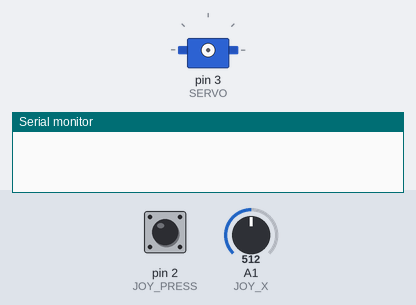
The sketch below on a simulated Arduino Uno, built with avr-gcc and run on an emulated ATmega328P. On the bench: servo, the last lines printed to the serial monitor. The test bench sets the inputs (shaded band); at power-on: pin 2 (JOY_PRESS) HIGH, A1 (JOY_X) = 512.

Above: at 1.2 s.
1.3 s: pin 2 (JOY_PRESS) pulled LOW for 0.15 s
2.9 s: A1 (JOY_X) set to 591
4.4 s: A1 (JOY_X) set to 614
At 4.85 s:
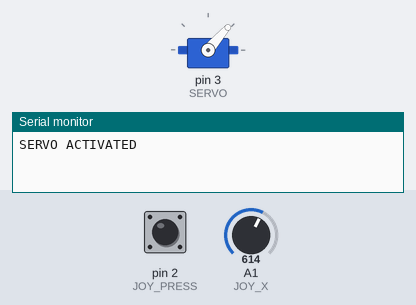
At 5.9 s:
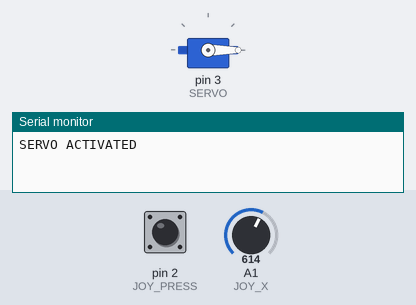
6.8 s: pin 2 (JOY_PRESS) pulled LOW for 1 s
9.3 s: pin 2 (JOY_PRESS) pulled LOW for 3.2 s
At 12.6 s:
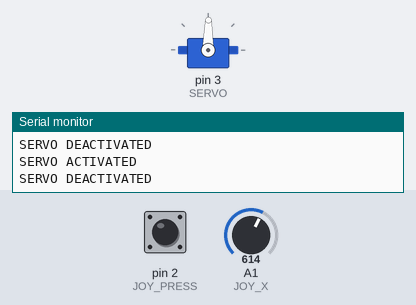
Timing chart, 0 to 14.1 s (numbered marks = the images above; inputs shaded):
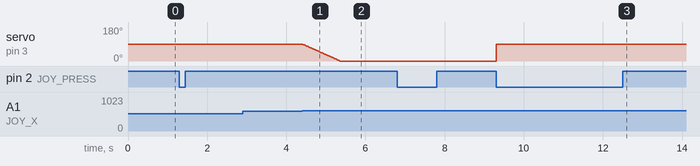

The sketch:

joystickServo.ino
```cpp
#include <Servo.h>
#define SERVO 3
#define JOY_PRESS 2
#define JOY_X 1
#define JOY_Y 0
#define INITIAL_SERVO_POS 90

Servo servo;        //this instance of Servo it's used to control the servomotor
int servo_pos = 90; //first servo position
int servoAttached = false;

void setup() {
  pinMode(JOY_PRESS, INPUT);
  digitalWrite(JOY_PRESS, HIGH);
  Serial.begin(9600);
}

void loop() {
  //if the joy is pressed then the servo activates. if it's already
  if(digitalRead(JOY_PRESS) == 0){
    if(servoAttached == false){
      servo.attach(SERVO);
      servo.write(INITIAL_SERVO_POS);
      servo_pos = INITIAL_SERVO_POS;
      servoAttached = true;
      Serial.print("SERVO ACTIVATED\n");
    }else{
      servo.detach();
      servoAttached = false;
      Serial.print("SERVO DEACTIVATED\n");
    }
    delay(1000);
  }

  if(analogRead(JOY_X) < 20){
    if(servo_pos < 180){
      servo_pos += 5;
      servo.write(servo_pos);
    }
    delay(10);
  }
  if(analogRead(JOY_X) >= 20 && analogRead(JOY_X) < 400){
    if(servo_pos < 180){
      servo_pos++;
      servo.write(servo_pos);
    }
    delay(10);
  }

  if(analogRead(JOY_X) > 1000){
    if(servo_pos > 0){
      servo_pos -= 5;
      servo.write(servo_pos);
    }
    delay(10);
  }
  if(analogRead(JOY_X) < 1000 && analogRead(JOY_X) > 600){
    if(servo_pos > 0){
      servo_pos--;
      servo.write(servo_pos);
    }
    delay(10);
  }
}
```

Measured:
- the behaviour switches between 600 and 601 on A1 (JOY_X) (found by bisection; images 0 and 1)
- after the input at 2.9 s, every drawn part: stays the same
- after the input at 4.4 s, servo on pin 3 (SERVO): moves from 90° to 0° over 0.95 s, starting at once
- after the input at 9.3 s, servo on pin 3 (SERVO): alternates 90° for 1.0 s and 89° for 1.0 s, 4 changes in all, then stays 89°, starting at once
